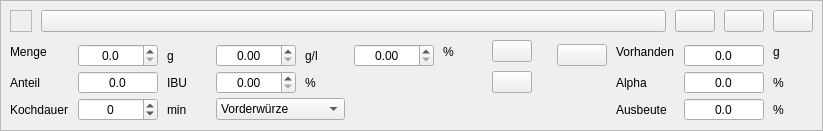
<?xml version="1.0" encoding="UTF-8"?>
<ui version="4.0">
 <class>WdgHopfenGabe</class>
 <widget class="QWidget" name="WdgHopfenGabe">
  <property name="geometry">
   <rect>
    <x>0</x>
    <y>0</y>
    <width>823</width>
    <height>131</height>
   </rect>
  </property>
  <property name="autoFillBackground">
   <bool>true</bool>
  </property>
  <layout class="QVBoxLayout" name="verticalLayout_2">
   <property name="spacing">
    <number>4</number>
   </property>
   <property name="leftMargin">
    <number>0</number>
   </property>
   <property name="topMargin">
    <number>0</number>
   </property>
   <property name="rightMargin">
    <number>0</number>
   </property>
   <property name="bottomMargin">
    <number>0</number>
   </property>
   <item>
    <widget class="QFrame" name="frame">
     <property name="frameShape">
      <enum>QFrame::StyledPanel</enum>
     </property>
     <layout class="QVBoxLayout" name="verticalLayout">
      <property name="spacing">
       <number>4</number>
      </property>
      <item>
       <layout class="QHBoxLayout" name="horizontalLayout">
        <property name="spacing">
         <number>9</number>
        </property>
        <item>
         <widget class="QFrame" name="frameColor">
          <property name="minimumSize">
           <size>
            <width>22</width>
            <height>22</height>
           </size>
          </property>
          <property name="maximumSize">
           <size>
            <width>22</width>
            <height>22</height>
           </size>
          </property>
          <property name="focusPolicy">
           <enum>Qt::ClickFocus</enum>
          </property>
          <property name="autoFillBackground">
           <bool>true</bool>
          </property>
          <property name="frameShape">
           <enum>QFrame::StyledPanel</enum>
          </property>
         </widget>
        </item>
        <item>
         <widget class="QPushButton" name="btnZutat">
          <property name="sizePolicy">
           <sizepolicy hsizetype="Expanding" vsizetype="Fixed">
            <horstretch>0</horstretch>
            <verstretch>0</verstretch>
           </sizepolicy>
          </property>
         </widget>
        </item>
        <item>
         <widget class="QPushButton" name="btnNachOben">
          <property name="icon">
           <iconset resource="../images.qrc">
            <normaloff>:/images/nach_oben.svg</normaloff>:/images/nach_oben.svg</iconset>
          </property>
         </widget>
        </item>
        <item>
         <widget class="QPushButton" name="btnNachUnten">
          <property name="icon">
           <iconset resource="../images.qrc">
            <normaloff>:/images/nach_unten.svg</normaloff>:/images/nach_unten.svg</iconset>
          </property>
         </widget>
        </item>
        <item>
         <widget class="QPushButton" name="btnLoeschen">
          <property name="toolTip">
           <string>Hopfengabe löschen.</string>
          </property>
          <property name="icon">
           <iconset resource="../images.qrc">
            <normaloff>:/images/close_button.svg</normaloff>:/images/close_button.svg</iconset>
          </property>
         </widget>
        </item>
       </layout>
      </item>
      <item>
       <layout class="QGridLayout" name="gridLayout">
        <property name="horizontalSpacing">
         <number>9</number>
        </property>
        <property name="verticalSpacing">
         <number>4</number>
        </property>
        <item row="0" column="12" rowspan="2">
         <widget class="QLabel" name="lblEinheit">
          <property name="minimumSize">
           <size>
            <width>40</width>
            <height>0</height>
           </size>
          </property>
          <property name="text">
           <string>g</string>
          </property>
         </widget>
        </item>
        <item row="3" column="11">
         <widget class="DoubleSpinBox" name="tbAusbeute">
          <property name="minimumSize">
           <size>
            <width>80</width>
            <height>0</height>
           </size>
          </property>
          <property name="toolTip">
           <string>&lt;html&gt;&lt;head/&gt;&lt;body&gt;&lt;p&gt;Hier wird die &lt;span style=&quot; font-weight:600;&quot;&gt;Ausbeute&lt;/span&gt; der Alphasäure angegeben.&lt;/p&gt;&lt;p&gt;Die Ausbeute ist abhängig von der Kochdauer. &lt;/p&gt;&lt;p&gt;Bei kürzeren Kochzeiten oder nach Kochende oder bei Kalthopfung tendiert die Ausbeute der Alphasäure und damit der Bittereeintrag gegen Null. Dafür werden die Aromaeigenschaften betont.&lt;/p&gt;&lt;p&gt;Alphasäure wird bis 60 Minuten stark gelöst. Darüber hinaus flacht der Effekt gelöster Alphasäure stark ab.&lt;/p&gt;&lt;p&gt;Die meisten Aromastoffe wie Beta-Säure, Humulone und Mycrene werden in den ersten 30 Minuten gelöst.&lt;/p&gt;&lt;/body&gt;&lt;/html&gt;</string>
          </property>
          <property name="alignment">
           <set>Qt::AlignCenter</set>
          </property>
          <property name="readOnly">
           <bool>true</bool>
          </property>
          <property name="buttonSymbols">
           <enum>QAbstractSpinBox::NoButtons</enum>
          </property>
          <property name="decimals">
           <number>1</number>
          </property>
          <property name="maximum">
           <double>999.000000000000000</double>
          </property>
          <property name="singleStep">
           <double>0.100000000000000</double>
          </property>
         </widget>
        </item>
        <item row="0" column="10" rowspan="2">
         <widget class="QLabel" name="lblVorhanden">
          <property name="text">
           <string>Vorhanden</string>
          </property>
         </widget>
        </item>
        <item row="0" column="6" rowspan="2">
         <widget class="QLabel" name="lblMengeProzent">
          <property name="minimumSize">
           <size>
            <width>40</width>
            <height>0</height>
           </size>
          </property>
          <property name="text">
           <string>%</string>
          </property>
         </widget>
        </item>
        <item row="0" column="7" rowspan="2">
         <widget class="QPushButton" name="btnMengeKorrektur">
          <property name="toolTip">
           <string>&lt;html&gt;&lt;head/&gt;&lt;body&gt;&lt;p&gt;Hier wird ein &lt;span style=&quot; font-weight:600;&quot;&gt;prozentualer Korrekturfaktor nach Gewicht &lt;/span&gt;ausgegeben, wenn der Eintrag an Alphasäure nach Gewicht 100% der angepeilten Bittere (IBU) unter- oder überschreitet.&lt;/p&gt;&lt;p&gt;Der &lt;span style=&quot; font-weight:600;&quot;&gt;IBU-Wert&lt;/span&gt; berechnet sich u.a. aus allen eingesetzten Bitter-, Universal- und Aromahopfen. Ein negativer Wert gibt an, dass zu wenig Rohstoffmenge gewählt wurde, ein positiver, dass eine zu große Menge gewählt wurde.&lt;/p&gt;&lt;p&gt;Ein Klick auf das Feld korrigiert die &lt;span style=&quot; font-weight:600;&quot;&gt;aktuelle Hopfengabe &lt;/span&gt;auf 100% IBU. Dies kann natürlich unpassend sein. In diesem Fall muss die Verteilung des Hopfens anteilig vorab auf 100% gesamt bestimmt werden, wobei Alphawert und Kochdauer einzelner Hopfensorten den Gesamtwert unterschiedlich beeinflussen.&lt;/p&gt;&lt;p&gt;Sind 100% erreicht, wird das Feld ausgeblendet.&lt;/p&gt;&lt;/body&gt;&lt;/html&gt;</string>
          </property>
         </widget>
        </item>
        <item row="0" column="0" rowspan="2">
         <widget class="QLabel" name="label_4">
          <property name="text">
           <string>Menge</string>
          </property>
         </widget>
        </item>
        <item row="2" column="2">
         <widget class="QLabel" name="label_13">
          <property name="minimumSize">
           <size>
            <width>40</width>
            <height>0</height>
           </size>
          </property>
          <property name="text">
           <string>IBU</string>
          </property>
         </widget>
        </item>
        <item row="2" column="1">
         <widget class="DoubleSpinBox" name="tbAnteil">
          <property name="minimumSize">
           <size>
            <width>80</width>
            <height>0</height>
           </size>
          </property>
          <property name="toolTip">
           <string>&lt;html&gt;&lt;head/&gt;&lt;body&gt;&lt;p&gt;Hier wird der &lt;span style=&quot; font-weight:600;&quot;&gt;Anteil der Hopfengabe &lt;/span&gt;an der Bittere angegeben.&lt;/p&gt;&lt;/body&gt;&lt;/html&gt;</string>
          </property>
          <property name="alignment">
           <set>Qt::AlignCenter</set>
          </property>
          <property name="readOnly">
           <bool>true</bool>
          </property>
          <property name="buttonSymbols">
           <enum>QAbstractSpinBox::NoButtons</enum>
          </property>
          <property name="decimals">
           <number>1</number>
          </property>
          <property name="maximum">
           <double>999.000000000000000</double>
          </property>
          <property name="singleStep">
           <double>0.100000000000000</double>
          </property>
         </widget>
        </item>
        <item row="2" column="11">
         <widget class="DoubleSpinBox" name="tbAlpha">
          <property name="minimumSize">
           <size>
            <width>80</width>
            <height>0</height>
           </size>
          </property>
          <property name="toolTip">
           <string>&lt;html&gt;&lt;head/&gt;&lt;body&gt;&lt;p&gt;Hier wird der im Tab Rohstoffe angegebene &lt;span style=&quot; font-weight:600;&quot;&gt;Alphawert &lt;/span&gt;des Hopfens angezeigt.&lt;/p&gt;&lt;p&gt;Der Alphawert ist zentral für den Bittereindruck, auch &lt;span style=&quot; font-weight:600;&quot;&gt;Bittere&lt;/span&gt; genannt. Hopfensorten variieren stark. Hochalphasorten erreichen bis zu 18%, Aromasorten dagegen können bis auf 1% Alphawert sinken.&lt;/p&gt;&lt;/body&gt;&lt;/html&gt;</string>
          </property>
          <property name="alignment">
           <set>Qt::AlignCenter</set>
          </property>
          <property name="readOnly">
           <bool>true</bool>
          </property>
          <property name="buttonSymbols">
           <enum>QAbstractSpinBox::NoButtons</enum>
          </property>
          <property name="decimals">
           <number>1</number>
          </property>
          <property name="maximum">
           <double>999.000000000000000</double>
          </property>
          <property name="singleStep">
           <double>0.100000000000000</double>
          </property>
         </widget>
        </item>
        <item row="3" column="2">
         <widget class="QLabel" name="label_12">
          <property name="minimumSize">
           <size>
            <width>40</width>
            <height>0</height>
           </size>
          </property>
          <property name="text">
           <string>min</string>
          </property>
         </widget>
        </item>
        <item row="3" column="0">
         <widget class="QLabel" name="label_2">
          <property name="text">
           <string>Kochdauer</string>
          </property>
         </widget>
        </item>
        <item row="2" column="12">
         <widget class="QLabel" name="label_9">
          <property name="minimumSize">
           <size>
            <width>40</width>
            <height>0</height>
           </size>
          </property>
          <property name="text">
           <string>%</string>
          </property>
         </widget>
        </item>
        <item row="2" column="0">
         <widget class="QLabel" name="label">
          <property name="text">
           <string>Anteil</string>
          </property>
         </widget>
        </item>
        <item row="2" column="7">
         <widget class="QPushButton" name="btnAnteilKorrektur">
          <property name="toolTip">
           <string>&lt;html&gt;&lt;head/&gt;&lt;body&gt;&lt;p&gt;Hier wird ein &lt;span style=&quot; font-weight:600;&quot;&gt;prozentualer Korrekturfaktor nach IBU &lt;/span&gt;ausgegeben, wenn der Eintrag an Alphasäure nach IBU 100% der angepeilten Bittere unter- oder überschreitet.&lt;/p&gt;&lt;p&gt;Der &lt;span style=&quot; font-weight:600;&quot;&gt;IBU-Wert&lt;/span&gt; berechnet sich u.a. aus allen eingesetzten Bitter-, Universal- und Aromahopfen. Ein negativer Wert gibt an, dass zu wenig Rohstoffmenge gewählt wurde, ein positiver, dass eine zu große Menge gewählt wurde.&lt;/p&gt;&lt;p&gt;Ein Klick auf das Feld korrigiert die &lt;span style=&quot; font-weight:600;&quot;&gt;aktuelle Hopfengabe &lt;/span&gt;auf 100% IBU. Dies kann natürlich unpassend sein. In diesem Fall muss die Verteilung des Hopfens anteilig vorab auf 100% per IBU-Eintrag bestimmt werden, wobei Alphawert und Kochdauer einzelner Hopfensorten den Gesamtwert unterschiedlich beeinflussen.&lt;/p&gt;&lt;p&gt;Sind 100% erreicht, wird das Feld ausgeblendet.&lt;/p&gt;&lt;/body&gt;&lt;/html&gt;</string>
          </property>
         </widget>
        </item>
        <item row="3" column="12">
         <widget class="QLabel" name="label_10">
          <property name="minimumSize">
           <size>
            <width>40</width>
            <height>0</height>
           </size>
          </property>
          <property name="text">
           <string>%</string>
          </property>
         </widget>
        </item>
        <item row="1" column="4">
         <widget class="QLabel" name="label_7">
          <property name="minimumSize">
           <size>
            <width>40</width>
            <height>0</height>
           </size>
          </property>
          <property name="text">
           <string>g/l</string>
          </property>
         </widget>
        </item>
        <item row="1" column="1">
         <widget class="DoubleSpinBox" name="tbMenge">
          <property name="minimumSize">
           <size>
            <width>80</width>
            <height>0</height>
           </size>
          </property>
          <property name="toolTip">
           <string>&lt;html&gt;&lt;head/&gt;&lt;body&gt;&lt;p&gt;Hier wird der &lt;span style=&quot; font-weight:600;&quot;&gt;Gewichtsanteil &lt;/span&gt;des Hopfens für die bestimmte Bittere angegeben.&lt;/p&gt;&lt;p&gt;Die Berechnung ist neben dem Gewicht abhängig von Kochdauer und Alphawert.&lt;/p&gt;&lt;/body&gt;&lt;/html&gt;</string>
          </property>
          <property name="alignment">
           <set>Qt::AlignCenter</set>
          </property>
          <property name="decimals">
           <number>1</number>
          </property>
          <property name="maximum">
           <double>999.000000000000000</double>
          </property>
         </widget>
        </item>
        <item row="1" column="2">
         <widget class="QLabel" name="label_6">
          <property name="minimumSize">
           <size>
            <width>40</width>
            <height>0</height>
           </size>
          </property>
          <property name="text">
           <string>g</string>
          </property>
         </widget>
        </item>
        <item row="2" column="10">
         <widget class="QLabel" name="label_5">
          <property name="text">
           <string>Alpha</string>
          </property>
         </widget>
        </item>
        <item row="1" column="11">
         <widget class="DoubleSpinBox" name="tbVorhanden">
          <property name="minimumSize">
           <size>
            <width>80</width>
            <height>0</height>
           </size>
          </property>
          <property name="toolTip">
           <string>&lt;html&gt;&lt;head/&gt;&lt;body&gt;&lt;p&gt;Hier wird die &lt;span style=&quot; font-weight:600;&quot;&gt;vorhandene Menge Hopfen &lt;/span&gt;angezeigt.&lt;/p&gt;&lt;p&gt;Das Feld wir rot unterlegt, wenn die benötigte Menge prozentual oder nach Gewicht größer als die &lt;span style=&quot; font-weight:600;&quot;&gt;Vorratsmenge&lt;/span&gt; ist.&lt;/p&gt;&lt;/body&gt;&lt;/html&gt;</string>
          </property>
          <property name="alignment">
           <set>Qt::AlignCenter</set>
          </property>
          <property name="readOnly">
           <bool>true</bool>
          </property>
          <property name="buttonSymbols">
           <enum>QAbstractSpinBox::NoButtons</enum>
          </property>
          <property name="decimals">
           <number>1</number>
          </property>
          <property name="maximum">
           <double>9999.000000000000000</double>
          </property>
         </widget>
        </item>
        <item row="0" column="8" rowspan="2">
         <spacer name="horizontalSpacer_4">
          <property name="orientation">
           <enum>Qt::Horizontal</enum>
          </property>
          <property name="sizeHint" stdset="0">
           <size>
            <width>40</width>
            <height>20</height>
           </size>
          </property>
         </spacer>
        </item>
        <item row="1" column="9">
         <widget class="QPushButton" name="btnAufbrauchen">
          <property name="minimumSize">
           <size>
            <width>50</width>
            <height>0</height>
           </size>
          </property>
          <property name="maximumSize">
           <size>
            <width>50</width>
            <height>16777215</height>
           </size>
          </property>
          <property name="toolTip">
           <string>&lt;html&gt;&lt;head/&gt;&lt;body&gt;&lt;p&gt;Gesamte &lt;span style=&quot; font-weight:600;&quot;&gt;vorhandene&lt;/span&gt; Menge übernehmen.&lt;/p&gt;&lt;/body&gt;&lt;/html&gt;</string>
          </property>
          <property name="icon">
           <iconset resource="../images.qrc">
            <normaloff>:/images/uebertrag_links.svg</normaloff>:/images/uebertrag_links.svg</iconset>
          </property>
         </widget>
        </item>
        <item row="3" column="3" colspan="2">
         <widget class="ComboBox" name="cbZeitpunkt">
          <property name="toolTip">
           <string>&lt;html&gt;&lt;head/&gt;&lt;body&gt;&lt;p&gt;Hier wird die &lt;span style=&quot; font-weight:600;&quot;&gt;Vorderwürzehopfung &lt;/span&gt;aktiviert.&lt;/p&gt;&lt;p&gt;Als Vorderwürzehopfung (VWH) wird die Hopfengabe vor dem eigentlichen Kochvorgang bezeichnet. Dadurch werden bis zum Würzebruch weniger Bitterstoffe eingetragen. Der Vorgang ist auch unter dem Begriff &lt;span style=&quot; font-weight:600;&quot;&gt;Hopfen vorlegen&lt;/span&gt; bekannt. Vorderwürzehopfung empfiehlt sich immer dann, wenn mehr &lt;span style=&quot; font-weight:600;&quot;&gt;Aroma&lt;/span&gt; gewünscht ist oder Bitterstoffe vermieden werden sollen, die man nicht im Bier haben möchte. Dies trifft auf Bitter- Universal- und Aromahopfen gleichmaßen zu.&lt;/p&gt;&lt;p&gt;Geschmacklich ist die VWH-Gabe &lt;span style=&quot; font-weight:600;&quot;&gt;milder&lt;/span&gt;, bei gleicher Menge aber weniger ergiebig. Sie benötigt bei gleicher Bitterung rund 10% mehr Hopfen. Durch die Vorderwürzehopfung werden bestimmte &lt;span style=&quot; font-weight:600;&quot;&gt;Hopfenalkohole&lt;/span&gt; gebildet, die ein abgerundetes, ausgewogenes und feines Hopfenaroma im späteren Bier erzeugen. Diese Hopfenalkohole bleiben trotz des Kochvorgangs weitestgehend erhalten, da sie schwerer flüchtig sind als Hopfenöle. Der Kleine Brauhelfer berücksichtigt diesen Umstand. Zu Details geben sowohl Fachliteratur als auch Fachforen nähere Auskunft.&lt;/p&gt;&lt;/body&gt;&lt;/html&gt;</string>
          </property>
          <item>
           <property name="text">
            <string>Vorderwürze</string>
           </property>
          </item>
          <item>
           <property name="text">
            <string>Kochbeginn</string>
           </property>
          </item>
          <item>
           <property name="text">
            <string>Kochen</string>
           </property>
          </item>
          <item>
           <property name="text">
            <string>Kochende</string>
           </property>
          </item>
          <item>
           <property name="text">
            <string>Ausschlagen</string>
           </property>
          </item>
         </widget>
        </item>
        <item row="1" column="5">
         <widget class="DoubleSpinBox" name="tbMengeProzent">
          <property name="minimumSize">
           <size>
            <width>80</width>
            <height>0</height>
           </size>
          </property>
          <property name="toolTip">
           <string>&lt;html&gt;&lt;head/&gt;&lt;body&gt;&lt;p&gt;Angegeben wird hier der &lt;span style=&quot; font-weight:600;&quot;&gt;prozentuale Gewichtsanteil &lt;/span&gt;der Hopfengabe an der gesamt benötigten Menge Hopfen.&lt;/p&gt;&lt;p&gt;Hopfenkalkulationen nach Gewicht lassen sich schlechter austauschen.&lt;/p&gt;&lt;/body&gt;&lt;/html&gt;</string>
          </property>
          <property name="alignment">
           <set>Qt::AlignCenter</set>
          </property>
          <property name="decimals">
           <number>2</number>
          </property>
          <property name="minimum">
           <double>0.000000000000000</double>
          </property>
          <property name="maximum">
           <double>100.000000000000000</double>
          </property>
          <property name="singleStep">
           <double>0.100000000000000</double>
          </property>
         </widget>
        </item>
        <item row="3" column="10">
         <widget class="QLabel" name="label_3">
          <property name="text">
           <string>Ausbeute</string>
          </property>
         </widget>
        </item>
        <item row="3" column="1">
         <widget class="SpinBox" name="tbKochdauer">
          <property name="minimumSize">
           <size>
            <width>80</width>
            <height>0</height>
           </size>
          </property>
          <property name="toolTip">
           <string>&lt;html&gt;&lt;head/&gt;&lt;body&gt;&lt;p&gt;Hier wird die &lt;span style=&quot; font-weight:600;&quot;&gt;Kochdauer&lt;/span&gt; der Hopfengabe angegeben.&lt;/p&gt;&lt;p&gt;Die Kochdauer hat großen Einfluss auf den Anteil der Bittere der Hopfengabe.&lt;/p&gt;&lt;/body&gt;&lt;/html&gt;</string>
          </property>
          <property name="alignment">
           <set>Qt::AlignCenter</set>
          </property>
          <property name="minimum">
           <number>-999</number>
          </property>
          <property name="maximum">
           <number>999</number>
          </property>
         </widget>
        </item>
        <item row="1" column="3">
         <widget class="DoubleSpinBox" name="tbMengeProLiter">
          <property name="minimumSize">
           <size>
            <width>80</width>
            <height>0</height>
           </size>
          </property>
          <property name="toolTip">
           <string>&lt;html&gt;&lt;head/&gt;&lt;body&gt;&lt;p&gt;Hier wird der &lt;span style=&quot; font-weight:600;&quot;&gt;Gewichtsanteil pro Liter &lt;/span&gt;des Hopfens für die bestimmte Bittere angegeben.&lt;/p&gt;&lt;p&gt;Die Berechnung ist neben dem Gewicht abhängig von Kochdauer und Alphawert.&lt;/p&gt;&lt;/body&gt;&lt;/html&gt;</string>
          </property>
          <property name="alignment">
           <set>Qt::AlignCenter</set>
          </property>
          <property name="decimals">
           <number>2</number>
          </property>
          <property name="maximum">
           <double>999.000000000000000</double>
          </property>
          <property name="singleStep">
           <double>0.100000000000000</double>
          </property>
         </widget>
        </item>
        <item row="2" column="3">
         <widget class="DoubleSpinBox" name="tbAnteilProzent">
          <property name="minimumSize">
           <size>
            <width>80</width>
            <height>0</height>
           </size>
          </property>
          <property name="toolTip">
           <string>&lt;html&gt;&lt;head/&gt;&lt;body&gt;&lt;p&gt;Angegeben wird hier der &lt;span style=&quot; font-weight:600;&quot;&gt;prozentuale Bittereeintrag &lt;/span&gt; der Hopfengabe und damit der IBU-Anteil der Sollbittere des Sudes.&lt;/p&gt;&lt;p&gt;Diese Berechnungsart wird empfohlen, da sich Hopfensorten mit verschiedenen Alpha-Werten besser austauschen lassen.&lt;/p&gt;&lt;/body&gt;&lt;/html&gt;</string>
          </property>
          <property name="alignment">
           <set>Qt::AlignCenter</set>
          </property>
          <property name="decimals">
           <number>2</number>
          </property>
          <property name="minimum">
           <double>0.000000000000000</double>
          </property>
          <property name="maximum">
           <double>100.000000000000000</double>
          </property>
          <property name="singleStep">
           <double>0.100000000000000</double>
          </property>
         </widget>
        </item>
        <item row="2" column="4">
         <widget class="QLabel" name="lblAnteilProzent">
          <property name="minimumSize">
           <size>
            <width>40</width>
            <height>0</height>
           </size>
          </property>
          <property name="text">
           <string>%</string>
          </property>
         </widget>
        </item>
       </layout>
      </item>
     </layout>
    </widget>
   </item>
  </layout>
 </widget>
 <customwidgets>
  <customwidget>
   <class>DoubleSpinBox</class>
   <extends>QDoubleSpinBox</extends>
   <header>widgets/doublespinbox.h</header>
  </customwidget>
  <customwidget>
   <class>SpinBox</class>
   <extends>QSpinBox</extends>
   <header>widgets/spinbox.h</header>
  </customwidget>
  <customwidget>
   <class>ComboBox</class>
   <extends>QComboBox</extends>
   <header>widgets/combobox.h</header>
  </customwidget>
 </customwidgets>
 <tabstops>
  <tabstop>btnLoeschen</tabstop>
  <tabstop>tbMenge</tabstop>
  <tabstop>btnMengeKorrektur</tabstop>
  <tabstop>tbVorhanden</tabstop>
  <tabstop>tbAnteil</tabstop>
  <tabstop>btnAnteilKorrektur</tabstop>
  <tabstop>tbAlpha</tabstop>
  <tabstop>tbKochdauer</tabstop>
  <tabstop>tbAusbeute</tabstop>
 </tabstops>
 <resources>
  <include location="../images.qrc"/>
 </resources>
 <connections/>
</ui>
